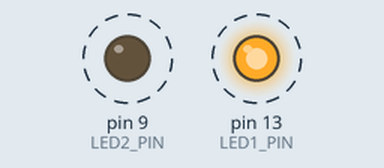
This sketch was run on a simulated Arduino Uno, built with avr-gcc and run on an emulated ATmega328P. On the bench: output pins drawn as LEDs (lit = HIGH). Dashed ring = blinking.

Above: at 0.2 s.
Timing chart, 0 to 4.6 s (numbered marks = the images above):
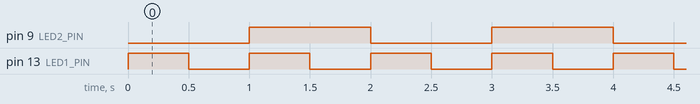

The sketch:

enshu2-4-3.ino
```cpp
#include <MsTimer2.h>
const int LED1_PIN = 13; //13番ピンにLEDを接続
const int LED2_PIN = 9; //9番ピンにLEDを接続

void flash() { //割り込みサービスルーチン(LEDの点滅)
  static boolean output = HIGH;
  digitalWrite(LED2_PIN, output); //LEDのD13の出力設定
  output = !output; //HIGH->LOW,LOW->HIGH反転させる
}

void setup() {
  pinMode(LED1_PIN, OUTPUT); //13番ピンを出力ポートに設定
  pinMode(LED2_PIN,OUTPUT); //9番ピンを出力ポートに設定
  MsTimer2::set(1000, flash); // タイマ割り込み間隔の設定(500ms)
  MsTimer2::start(); //タイマ割り込み開始
}

void loop() { //ボーリング処理
  digitalWrite(LED1_PIN,HIGH); //13番ピンに5V出力
  delay(500); //500ms待機
  digitalWrite(LED1_PIN,LOW); //13番ピンに0V出力
  delay(500); //500ms待機
}
```

Measured:
- by itself, pin 9 (LED2_PIN): alternates HIGH for 1.0 s and LOW for 1.0 s
- by itself, pin 13 (LED1_PIN): alternates HIGH for 0.50 s and LOW for 0.50 s
- by itself, everything shown: repeats every 2.0 s, in 6 steps
